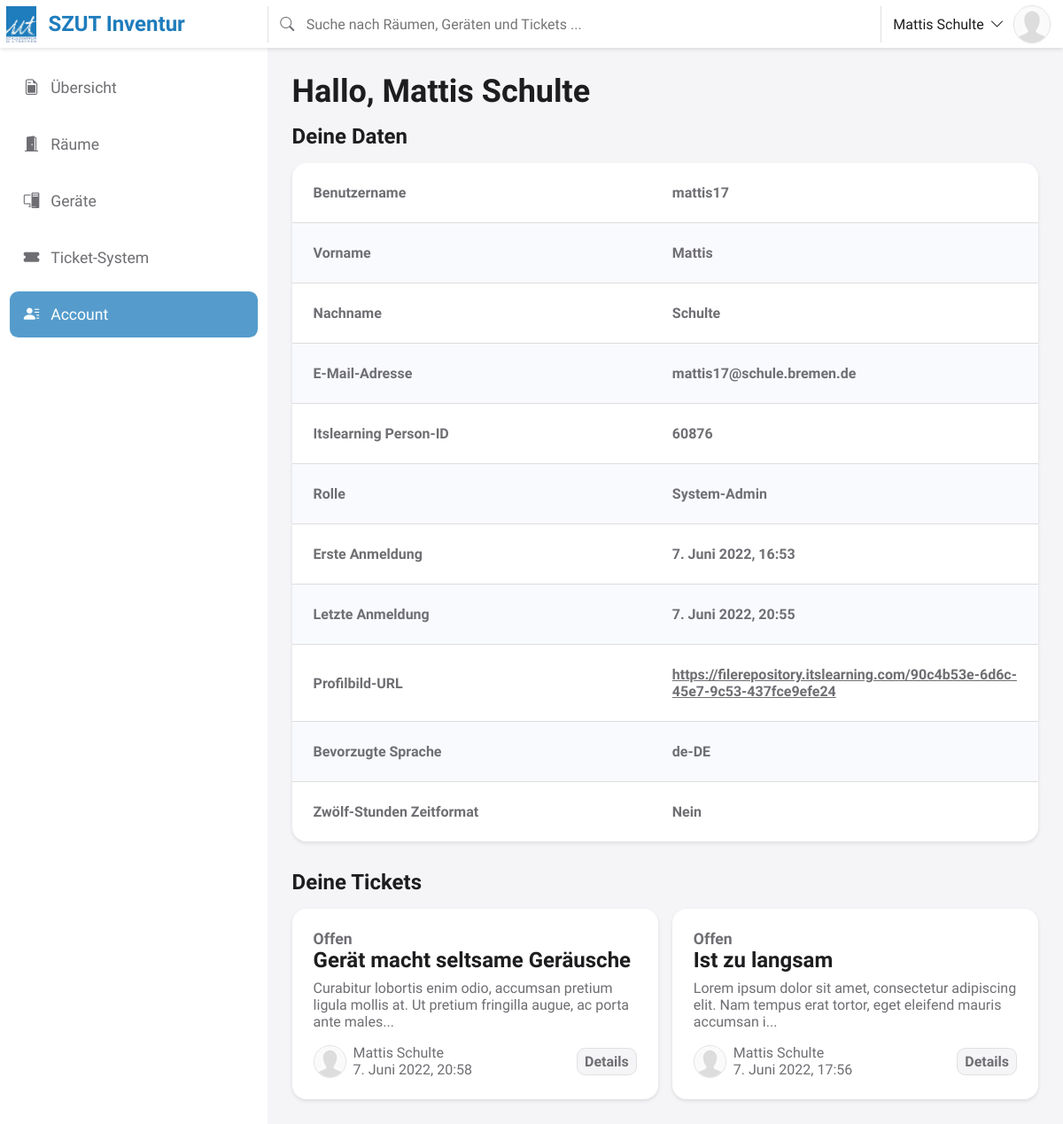
Page /account/ (signed in) on the earlier database version.
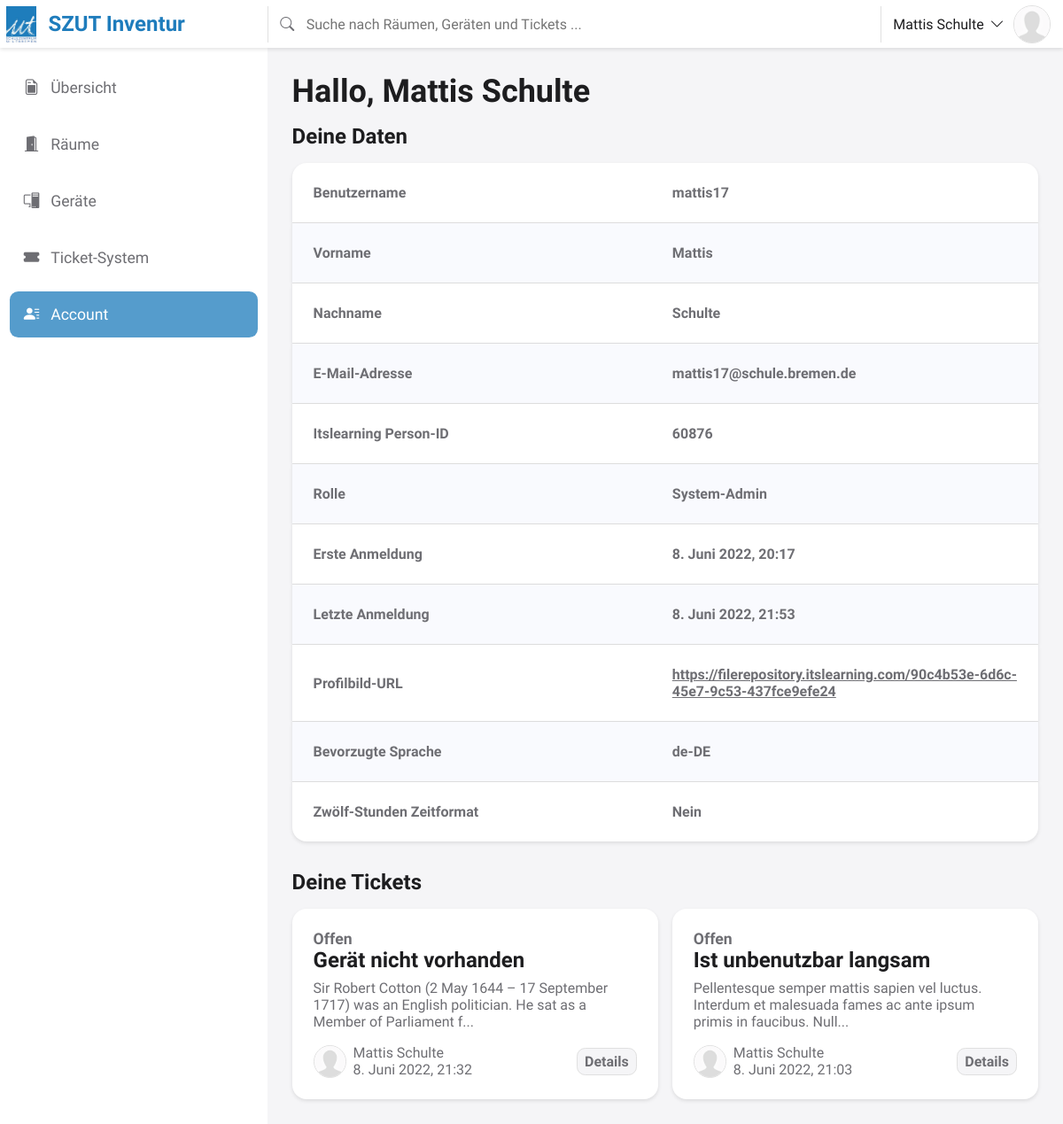
Same page on the later database version.
### inventory_management/models.py (models this page shows, shortened)
class MyUser(AbstractUser):
    person_id = models.CharField(verbose_name=_('itslearning Person-ID'), max_length=12, unique=True)
    username = models.CharField(verbose_name=_('Benutzername'), max_length=50, unique=True)
    first_name = models.CharField(verbose_name=_('Vorname'), max_length=50)
    last_name = models.CharField(verbose_name=_('Nachname'), max_length=25)
    language = models.CharField(verbose_name=_('Sprache'), max_length=10, default='de-DE')
    profile_image_url = models.CharField(verbose_name=_('Profilbild-URL'), max_length=100, null=True, blank=True)
    use_12_hour_time_format = models.BooleanField(verbose_name=_('Zwölf-Stunden Zeitformat'), default=False)
    allow_auto_role = models.BooleanField(verbose_name=_('Automatische Rollen via itslearning'), default=True)
    is_guest = models.BooleanField(verbose_name=_('Ist Gast'), default=False)
    is_staff = models.BooleanField(verbose_name=_('Ist Mitarbeiter'), default=False)
    is_admin = models.BooleanField(verbose_name=_('Ist Admin'), default=False)
    is_superuser = models.BooleanField(verbose_name=_('Ist System-Admin'), default=False)
    is_active = models.BooleanField(verbose_name=_('Ist aktiv'), default=True)
    USERNAME_FIELD = 'username'
    REQUIRED_FIELDS = ['person_id', 'first_name', 'last_name']
    objects = MyUserManager()

class Ticket(models.Model):
    class Meta:
        verbose_name = _('Ticket')
        verbose_name_plural = _('Tickets')
    class StatusOptions(models.IntegerChoices):
        OPEN = 1, _('Offen')
        CLOSED = 0, _('Geschlossen')
    device = models.ForeignKey(Device, verbose_name=_('Gerät'), on_delete=models.CASCADE, default=None)
    title = models.CharField(verbose_name=_('Titel'), max_length=40)
    description = models.TextField(verbose_name=_('Beschreibung'), max_length=1680)
    status = models.IntegerField(verbose_name=_('Aktueller Status'), choices=StatusOptions.choices)
    created_at = models.DateTimeField(verbose_name=_('Erstellt am'), auto_now_add=True)
    created_by = models.ForeignKey(MyUser, verbose_name=_('Erstellt von'), on_delete=models.CASCADE)
    last_change_at = models.DateTimeField(verbose_name=_('Letzte Änderung am'), auto_now=True)

### inventory_management/views.py (the view)
# urls.py: path('account/', views.account, name='account'),
def account(request):
    if request.user.is_authenticated:
        tickets_data = Ticket.objects.filter(created_by__id=request.user.id).order_by('-created_at').all().values('id', 'title', 'description', 'status', 'created_by__id', 'created_by__first_name', 'created_by__last_name', 'created_by__profile_image_url', 'created_at')
        tickets_data = get_choices.GetChoices.make_labels_readable(tickets_data, Ticket.StatusOptions, 'status')
        tickets_data = truncate.Truncate.truncate_data(tickets_data, 'description', 115)
        if request.META.get('HTTP_X_REQUESTED_WITH') == 'XMLHttpRequest':
            return render(request, 'account.html', {'tickets_data': tickets_data})
        else:
            return render(request, 'index.html', {'current_page_category': 'account', 'current_page_file': 'account.html', 'tickets_data': tickets_data})
    else:
        if request.META.get('HTTP_X_REQUESTED_WITH') == 'XMLHttpRequest':
            return HttpResponse(status=401)
        else:
            return redirect('overview')

### inventory_management/auth.py (called while the page is built)
    def get_user(self, user_id):
        try:
            return MyUser.objects.get(id=user_id)
        except MyUser.DoesNotExist:
            return None

### inventory_management/get_choices.py (called while the page is built)
    @classmethod
    def make_labels_readable(cls, data_set, enum_options, label_key: str):
        label_name = label_key + '_label'
        for data in data_set:
            if data[label_key] is not None:
                data[label_name] = enum_options(data[label_key]).label
            else:
                data[label_key] = 'unknown'
                data[label_name] = _('Unbekannt')
        return data_set

### inventory_management/templatetags/check_include_template.py (called while the page is built)
@register.filter
@stringfilter
def template_exists(value):
    try:
        template.loader.get_template(value)
        return True
    except template.TemplateDoesNotExist:
        return False

### inventory_management/truncate.py (called while the page is built)
    @classmethod
    def truncate_data(cls, data_set, field_to_truncate,  max_length: int):
        for data in data_set:
            if len(data[field_to_truncate]) > max_length:
                data[field_to_truncate] = data[field_to_truncate][:max_length - 3] + '...'
        return data_set

### templates/index.html (shortened to what this page needs)
{% load static %}
{% load check_include_template %}
<!DOCTYPE html>
<html lang="de-DE" dir="ltr">
<head>
    <link rel="stylesheet" href="{% static 'css/main.css' %}" />
</head>
<body>
    <nav class="top-bar-content" role="navigation">
        <div class="top-bar-header">
            <a class="logo-name" href="{% url 'overview' %}" onclick="loadAjaxContent('{% url 'overview' %}');return false">
                <img src="{% static 'images/szut-logo.webp' %}" alt="Logo" width="273" height="327">
                <h1>SZUT Inventur</h1>
            </a>
            <div class="top-bar-search" style="">
                <form id="search-form" action="{% url 'search' %}" method="get" role="search">
                    <i class="bi bi-search" role="presentation"></i>
                    <input type="search" name="q" placeholder="Suche nach Räumen, Geräten und Tickets ..." maxlength="500">
                </form>
            </div>
            <div class="account-card-wrapper">
                <div class="top-bar-account-link" tabindex="0" role="button" aria-pressed="false">
                    <p>{% if user.is_authenticated %}{{ user.get_full_name }}{% else %}Anmelden{% endif %}<i class="bi bi-chevron-down"></i></p>
                    {% if user.is_authenticated %}<img src="{% if user.profile_image_url %}{{ user.profile_image_url }}{% endif %}" onerror="this.src='{% static 'images/generic_user_icon.webp' %}'" alt="Profilbild" width="192" height="192">{% endif %}
                </div>
            </div>
        </div>
    </nav>
    <main class="main-area-wrapper">
        <nav class="nav-side-bar" role="navigation">
            <ul>
                <li><a id="overview" href="{% url 'overview' %}" onclick="loadAjaxContent('{% url 'overview' %}');return false"><i class="bi bi-file-earmark-post"></i>Übersicht</a></li>
                <li><a id="rooms" href="{% url 'rooms' %}" onclick="loadAjaxContent('{% url 'rooms' %}');return false"><i class="bi bi-door-open-fill"></i>Räume</a></li>
                <li><a id="devices" href="{% url 'devices' %}" onclick="loadAjaxContent('{% url 'devices' %}');return false"><i class="bi bi-pc-display"></i>Geräte</a></li>
                <li><a id="ticket-management" href="{% url 'ticket-management' %}" onclick="loadAjaxContent('{% url 'ticket-management' %}');return false"><i class="bi bi-ticket-fill"></i>Ticket-System</a></li>
                {% if user.is_authenticated %}
                    <li><a id="account" href="{% url 'account' %}" onclick="loadAjaxContent('{% url 'account' %}');return false"><i class="bi bi-person-lines-fill"></i>Account</a></li>
                {% else %}
                    <li><a id="account" class="account-li-not-logged-in" tabindex="0"><i class="bi bi-person-lines-fill"></i>Account</a></li>
                {% endif %}
            </ul>
        </nav>
        <div class="main-content-wrapper">
            <div id="page-content" class="page-content">
                {% if current_page_file|template_exists %}<script>setHighlight('{{ current_page_category }}');</script>{% include current_page_file %}{% else %}<script>setHighlight('{{ current_page_category }}'); loadContentError();</script>{% endif %}
            </div>
        </div>
    </main>
</body>
</html>

### templates/account.html (shortened to what this page needs)
{% load static %}
<h1>Hallo, {{ user.get_full_name }}</h1>
<h2>Deine Daten</h2>
<div class="table">
    <div class="table-body">
        <div class="table-row">
            <div class="table-row-element table-element-1">Benutzername</div>
            <div class="table-row-element table-element-2">{{ user.username }}</div>
        </div>
        <div class="table-row">
            <div class="table-row-element table-element-1">Vorname</div>
            <div class="table-row-element table-element-2">{{ user.first_name }}</div>
        </div>
        <div class="table-row">
            <div class="table-row-element table-element-1">Nachname</div>
            <div class="table-row-element table-element-2">{{ user.last_name }}</div>
        </div>
        <div class="table-row">
            <div class="table-row-element table-element-1">E-Mail-Adresse</div>
            <div class="table-row-element table-element-2">{% if user.email %}{{ user.email }}{% else %}Keine E-Mail-Adresse angegeben{% endif %}</div>
        </div>
        <div class="table-row">
            <div class="table-row-element table-element-1">Itslearning Person-ID</div>
            <div class="table-row-element table-element-2">{{ user.person_id }}</div>
        </div>
        <div class="table-row">
            <div class="table-row-element table-element-1">Rolle</div>
            <div class="table-row-element table-element-2">{% if user.is_superuser %}System-Admin{% elif user.is_admin %}Admin{% elif user.is_staff %}Mitarbeiter{% elif not user.is_guest %}Schüler{% elif user.is_guest %}Gast{% endif %}</div>
        </div>
        <div class="table-row">
            <div class="table-row-element table-element-1">Erste Anmeldung</div>
            <div class="table-row-element table-element-2">{% if user.use_12_hour_time_format %}{{user.date_joined|date:'j. F Y'}}, {{ user.date_joined|time:"h:i a" }}{% else %}{{user.date_joined|date:'j. F Y'}}, {{ user.date_joined|time:"H:i" }}{% endif %}</div>
        </div>
        <div class="table-row">
            <div class="table-row-element table-element-1">Letzte Anmeldung</div>
            <div class="table-row-element table-element-2">{% if user.use_12_hour_time_format %}{{user.last_login|date:'j. F Y'}}, {{ user.last_login|time:"h:i a" }}{% else %}{{user.last_login|date:'j. F Y'}}, {{ user.last_login|time:"H:i" }}{% endif %}</div>
        </div>
        <div class="table-row">
            <div class="table-row-element table-element-1">Profilbild-URL</div>
            <div class="table-row-element table-element-2">{% if user.profile_image_url %}<a target="_blank" rel="noopener noreferrer" href="{{ user.profile_image_url }}">{{ user.profile_image_url }}</a>{% else %}Kein Profilbild{% endif %}</div>
        </div>
        <div class="table-row">
            <div class="table-row-element table-element-1">Bevorzugte Sprache</div>
            <div class="table-row-element table-element-2">{{ user.language }}</div>
        </div>
        <div class="table-row">
            <div class="table-row-element table-element-1">Zwölf-Stunden Zeitformat</div>
            <div class="table-row-element table-element-2">{% if user.use_12_hour_time_format %}Ja{% else %}Nein{% endif %}</div>
        </div>
    </div>
</div>
{% if tickets_data %}
    <h2 class="h2-top-margin">Deine Tickets</h2>
    <div class="ticket-boxes-area">
        {% for my_ticket in tickets_data %}
            <div class="ticket-box created-ticket" tabindex="0" onclick="loadAjaxContent('{% url 'ticket-management' %}ticket-{{ my_ticket.id }}/')">
                <div class="ticket-box-header">
                    <h3>{{ my_ticket.status_label }}</h3>
                    <h2>{{ my_ticket.title }}</h2>
                    <p>{{ my_ticket.description }}</p>
                </div>
                <div class="ticket-box-footer">
                    <img class="ticket-box-footer-element" src="{% if my_ticket.created_by__profile_image_url %}{{ my_ticket.created_by__profile_image_url }}{% endif %}" onerror="this.src='{% static 'images/generic_user_icon.webp' %}'" alt="Profilbild" width="192" height="192">
                    <div class="ticket-box-footer-element creation-details">
                        <p>{{ my_ticket.created_by__first_name }} {{ my_ticket.created_by__last_name }}</p>
                        {% if user.use_12_hour_time_format %}<p>{{my_ticket.created_at|date:'j. F Y'}}, {{ my_ticket.created_at|time:"h:i a" }}</p>{% else %}<p>{{my_ticket.created_at|date:'j. F Y'}}, {{ my_ticket.created_at|time:"H:i" }}</p>{% endif %}
                    </div>
                    <div class="ticket-box-footer-element view-more-button">Details</div>
                </div>
            </div>
        {% endfor %}
    </div>
{% endif %}

### static/css/account.css (style rules this page uses)
.table { margin-top: 1rem; }
.h2-top-margin { margin-top: 2rem; }

Differences in the rows shown:
no longer on this page (row edited): Ticket: status_label "Offen", title "Gerät macht seltsame Geräusche", description "Curabitur lobortis enim odio, accumsan pretium ligula mollis at. Ut pretium fringilla augue, ac porta ante males...", created_by__first_name "Mattis", created_by__last_name "Schulte", created_at "7. Juni 2022", created_at "20:58"
changed MyUser "Mattis Schulte": date_joined "7. Juni 2022" → "8. Juni 2022"; date_joined "16:53" → "20:17"; last_login "7. Juni 2022" → "8. Juni 2022"; last_login "20:55" → "21:53"
added Ticket: status_label "Offen", title "Gerät nicht vorhanden", description "Sir Robert Cotton (2 May 1644 – 17 September 1717) was an English politician. He sat as a Member of Parliament f...", created_by__first_name "Mattis", created_by__last_name "Schulte", created_at "8. Juni 2022", created_at "21:32"
changed Ticket: title "Ist zu langsam" → "Ist unbenutzbar langsam"; description "Lorem ipsum dolor sit amet, consectetur adipiscing elit. Nam tempus erat tortor, eget eleifend mauris accumsan i..." → "Pellentesque semper mattis sapien vel luctus. Interdum et malesuada fames ac ante ipsum primis in faucibus. Null..."; created_at "7. Juni 2022" → "8. Juni 2022"; created_at "17:56" → "21:03"
